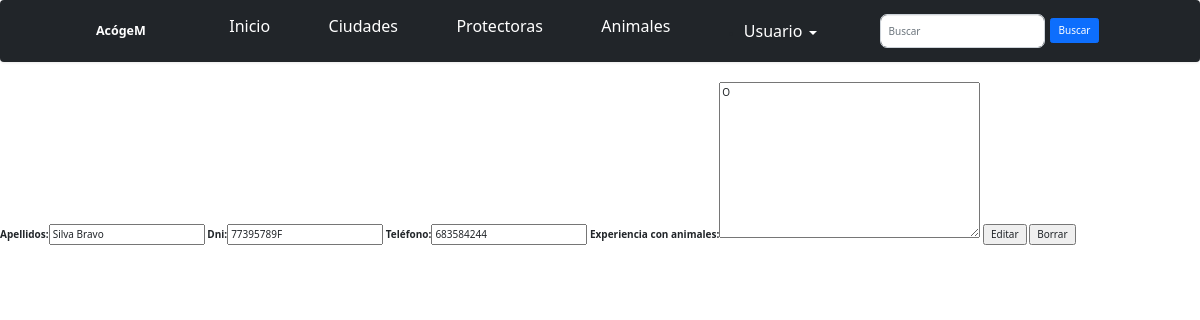
The app's page /perfiles/1/update (signed in) with its own data.
### AcogeM_app/models.py (models this page shows, shortened)
class Perfil(models.Model):
	user = models.OneToOneField(User, on_delete=models.CASCADE, default=0)
	ape = models.CharField('Apellidos', max_length=50)
	dni = models.CharField(max_length=9)
	tel = models.IntegerField('Teléfono', blank=True, null=True)
	exp = models.TextField('Experiencia con animales')
	class Meta:
		verbose_name_plural = "Perfiles"

### AcogeM_app/views.py (the view)
# urls.py: path('perfiles/<int:pk>/update', PerfilUpdateView.as_view(), name='perfil-update'),
class PerfilUpdateView(LoginRequiredMixin, UpdateView):
	model = Perfil
	form_class = PerfilForm
	success_url = reverse_lazy('index.html')

### AcogeM_app/forms.py
class PerfilForm(forms.ModelForm):
	class Meta:
		model = Perfil
		fields = ('ape', 'dni', 'tel', 'exp')

### AcogeM_app/templates/AcogeM_app/perfil_form.html (shortened to what this page needs)
{% extends 'base.html' %}
{% block content %}
  <div>
    <form action="" method="POST">
      {{ form }}
      <input type="submit" value="Editar">
      <input type="reset" value="Borrar">
    </form>
  </div>
{% endblock %}

### AcogeM_app/templates/base.html (shortened to what this page needs)
<!DOCTYPE html>
<html lang="en">
<head>
  <link rel="stylesheet" href="https://maxcdn.bootstrapcdn.com/bootstrap/3.3.7/css/bootstrap.min.css">
  {% load static %}
  <link rel="stylesheet" href="{% static 'css/styles.css' %}">
</head>
<body>
  <div class="navbar navbar-dark bg-dark shadow-sm">
    <div class="container">
      <a href="{% url 'index.html' %}" class="navbar-brand d-flex align-items-center">
        <strong>AcógeM</strong>
      </a>
          <p class="active"><a style="color: white; text-decoration: none;" href="{% url 'index.html' %}">Inicio</a></p>
          <p><a style="color: white; text-decoration: none;" href="{% url 'ciudad-list' %}">Ciudades</a></p>
          <p><a style="color: white; text-decoration: none;" href="{% url 'protectora-list' %}">Protectoras</a></p>
          <p><a style="color: white; text-decoration: none;" href="{% url 'animal-list' %}">Animales</a></p>
        {% if user.is_authenticated %}
          <li class="dropdown">
            <a style="color: white; text-decoration: none;" href="#" class="" data-toggle="dropdown">{{ user }} <b class="caret"></b></a>
          </li>
        {% else %}
          <p><a style="color: white; text-decoration: none;" href="{% url 'login' %}">LOGIN</a></p>
          <p><a style="color: white; text-decoration: none;" href="{% url 'user-add' %}">REGISTRATE</a></p>
        {% endif %}
        <div class="buscar" style="position: relative; padding: 5px;">
        <form class="d-felx" method="POST" action="{% url 'search' %}">
          <div class="custom-search-input">
           <div class="input-group col-md-12">
             <input style="border-radius: 7px;" type="text" class="form-control" placeholder="Buscar" name="buscar">
             <span class="input-group-list">
              <button style="margin-left: 7px; margin-top: 4px;" type="submit" class="btn btn-primary">Buscar</button>
             </span>
           </div>
          </div>
        </form>
        </div>
    </div>
  </div>
  {% block content %}
  {% endblock %}
</body>
</html>

### AcogeM_app/templates/base.html (style rules this page uses)
a { font-size: medium; }

### records on screen
Perfil: ape "Silva Bravo", dni "77395789F", tel "683584244", exp "O"

### other values on screen
{{ user }} "Usuario"
